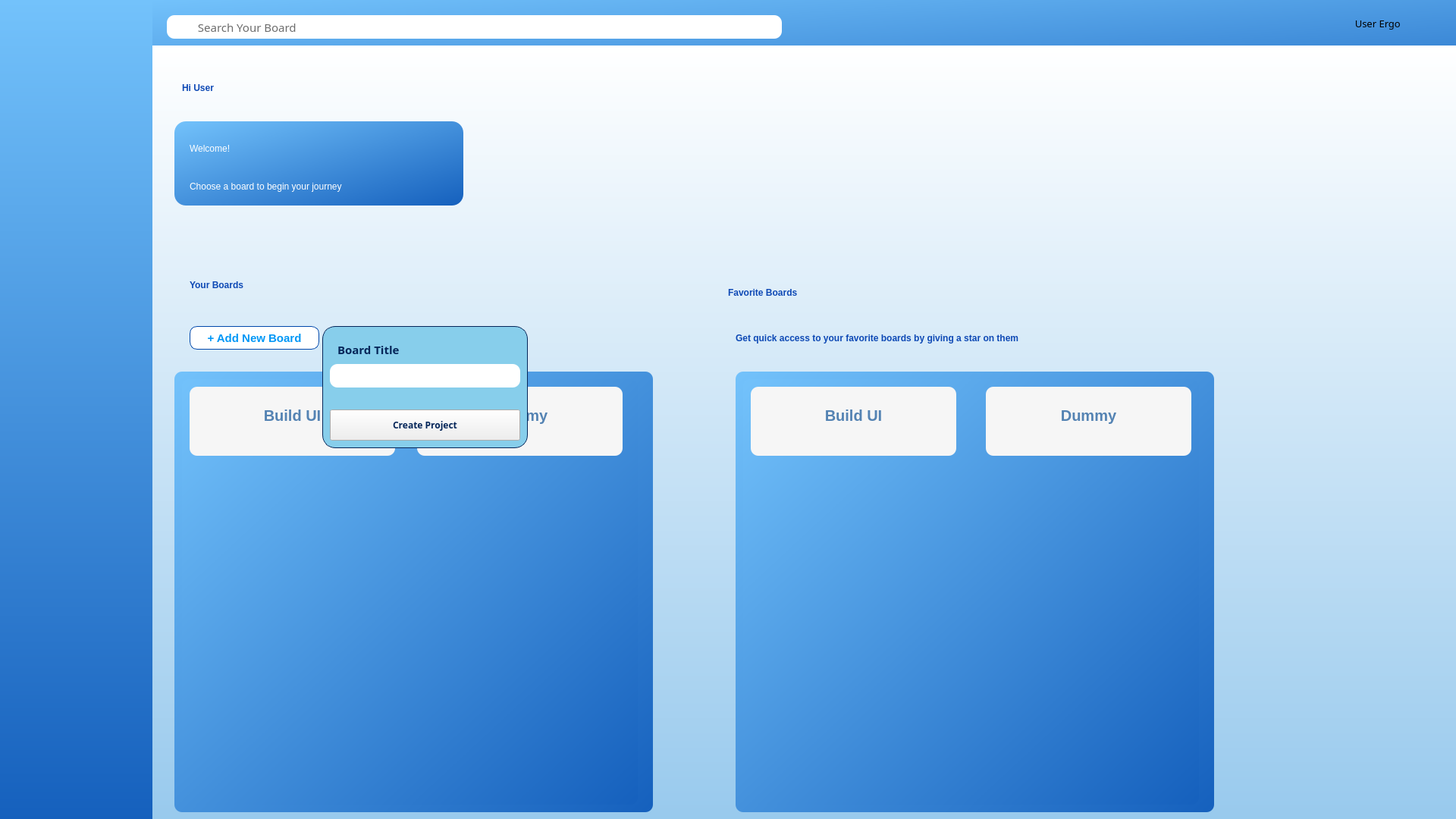
<?xml version="1.0" encoding="UTF-8"?>
<ui version="4.0">
 <class>Ergo</class>
 <widget class="QWidget" name="Ergo">
  <property name="geometry">
   <rect>
    <x>0</x>
    <y>0</y>
    <width>1920</width>
    <height>1080</height>
   </rect>
  </property>
  <property name="windowTitle">
   <string>Ergo</string>
  </property>
  <widget class="QWidget" name="Navbar" native="true">
   <property name="geometry">
    <rect>
     <x>0</x>
     <y>0</y>
     <width>201</width>
     <height>1081</height>
    </rect>
   </property>
   <property name="styleSheet">
    <string notr="true">#Navbar{
	background: qlineargradient(x1:0, y1:0, x2:0, y2:1, stop:0 #73c2fb, stop:1 #1560bd);
}</string>
   </property>
   <widget class="QLabel" name="LogoErgo">
    <property name="geometry">
     <rect>
      <x>-15</x>
      <y>20</y>
      <width>221</width>
      <height>211</height>
     </rect>
    </property>
    <property name="styleSheet">
     <string notr="true"/>
    </property>
    <property name="text">
     <string/>
    </property>
    <property name="pixmap">
     <pixmap>../if2250-2024-k03-g04-ergo/img/logoergo.png</pixmap>
    </property>
    <property name="scaledContents">
     <bool>true</bool>
    </property>
   </widget>
  </widget>
  <widget class="QWidget" name="MainSection" native="true">
   <property name="geometry">
    <rect>
     <x>200</x>
     <y>60</y>
     <width>1811</width>
     <height>1031</height>
    </rect>
   </property>
   <property name="styleSheet">
    <string notr="true">#MainSection{
	background: qlineargradient(x1:0, y1:0, x2:0, y2:1, stop:0 #FFFFFF, stop:1 #97C9ED);
}</string>
   </property>
   <widget class="QLabel" name="HiUser">
    <property name="geometry">
     <rect>
      <x>40</x>
      <y>20</y>
      <width>181</width>
      <height>71</height>
     </rect>
    </property>
    <property name="styleSheet">
     <string notr="true">#HiUser{
	font: 45px &quot;Roboto&quot;;
	color: #0E49B5;
	font-weight: bold;
}</string>
    </property>
    <property name="text">
     <string>Hi User</string>
    </property>
   </widget>
   <widget class="QWidget" name="Containerforwords" native="true">
    <property name="geometry">
     <rect>
      <x>30</x>
      <y>100</y>
      <width>381</width>
      <height>111</height>
     </rect>
    </property>
    <property name="styleSheet">
     <string notr="true">#Containerforwords{
	background: qlineargradient(x1:0, y1:0, x2:1, y2:1, stop:0 #73c2fb, stop:1 #1560bd);
	border-radius: 15px;
}</string>
    </property>
    <widget class="QLabel" name="Welcome">
     <property name="geometry">
      <rect>
       <x>20</x>
       <y>20</y>
       <width>171</width>
       <height>31</height>
      </rect>
     </property>
     <property name="styleSheet">
      <string notr="true">#Welcome {
	font: bold 25px &quot;Roboto&quot;;
	color: #FFFFFF;
}</string>
     </property>
     <property name="text">
      <string>Welcome!</string>
     </property>
    </widget>
    <widget class="QLabel" name="ChooseBoard">
     <property name="geometry">
      <rect>
       <x>20</x>
       <y>70</y>
       <width>351</width>
       <height>31</height>
      </rect>
     </property>
     <property name="styleSheet">
      <string notr="true">#ChooseBoard {
	font: bold 18px &quot;Roboto&quot;;
	color: #FFFFFF
}</string>
     </property>
     <property name="text">
      <string>Choose a board to begin your journey</string>
     </property>
    </widget>
   </widget>
   <widget class="QLabel" name="YourBoard">
    <property name="geometry">
     <rect>
      <x>50</x>
      <y>290</y>
      <width>291</width>
      <height>51</height>
     </rect>
    </property>
    <property name="styleSheet">
     <string notr="true">#YourBoard{
	font: 40px &quot;Roboto&quot;;
	color: #0E49B5;
	font-weight: bold;
}</string>
    </property>
    <property name="text">
     <string>Your Boards</string>
    </property>
   </widget>
   <widget class="QPushButton" name="AddBoardButton">
    <property name="geometry">
     <rect>
      <x>50</x>
      <y>370</y>
      <width>171</width>
      <height>31</height>
     </rect>
    </property>
    <property name="styleSheet">
     <string notr="true">#AddBoardButton{
	border : 1px solid #0047ab;
	background-color: #FFFFFF;
	border-radius: 10px;
	font-family: &quot;Roboto&quot;;
    font-size: 15px;
    font-weight: bold;
    color: #0197F6;
}</string>
    </property>
    <property name="text">
     <string>+ Add New Board</string>
    </property>
   </widget>
   <widget class="QWidget" name="widget" native="true">
    <property name="geometry">
     <rect>
      <x>30</x>
      <y>430</y>
      <width>631</width>
      <height>581</height>
     </rect>
    </property>
    <property name="styleSheet">
     <string notr="true">#widget{
	background: qlineargradient(x1:0, y1:0, x2:1, y2:1, stop:0 #73c2fb, stop:1 #1560bd);
	border-radius : 10px;
}</string>
    </property>
    <widget class="QScrollArea" name="ContainerForBoards">
     <property name="geometry">
      <rect>
       <x>10</x>
       <y>10</y>
       <width>601</width>
       <height>561</height>
      </rect>
     </property>
     <property name="styleSheet">
      <string notr="true">#ContainerForBoards, QScrollArea QWidget{
    border-radius: 10px;
 	background: qlineargradient(x1:0, y1:0, x2:1, y2:1, stop:0 #73c2fb, stop:1 #1560bd);
}</string>
     </property>
     <property name="widgetResizable">
      <bool>true</bool>
     </property>
     <widget class="QWidget" name="scrollAreaWidgetContents">
      <property name="geometry">
       <rect>
        <x>0</x>
        <y>0</y>
        <width>601</width>
        <height>561</height>
       </rect>
      </property>
      <widget class="QPushButton" name="Board1">
       <property name="geometry">
        <rect>
         <x>10</x>
         <y>10</y>
         <width>271</width>
         <height>91</height>
        </rect>
       </property>
       <property name="styleSheet">
        <string notr="true">#Board1{
	background-color: #F6F6F6;
	border-radius: 10px;
	font-family: &quot;Roboto&quot;;
    font-size: 20px;
    font-weight: bold;
	padding-bottom:15 px;
   color: #5483B3;
}</string>
       </property>
       <property name="text">
        <string>Build UI</string>
       </property>
      </widget>
      <widget class="QPushButton" name="Board2">
       <property name="geometry">
        <rect>
         <x>310</x>
         <y>10</y>
         <width>271</width>
         <height>91</height>
        </rect>
       </property>
       <property name="styleSheet">
        <string notr="true">#Board2{
	background-color: #F6F6F6;
	border-radius: 10px;
	font-family: &quot;Roboto&quot;;
    font-size: 20px;
    font-weight: bold;
	padding-bottom:15 px;
   color: #5483B3;
}</string>
       </property>
       <property name="text">
        <string>Dummy</string>
       </property>
      </widget>
     </widget>
    </widget>
   </widget>
   <widget class="QWidget" name="AddingBoard" native="true">
    <property name="geometry">
     <rect>
      <x>225</x>
      <y>370</y>
      <width>271</width>
      <height>161</height>
     </rect>
    </property>
    <property name="styleSheet">
     <string notr="true">#AddingBoard{
	border: 0.5px solid #052659;
	background-color: #87ceeb;
	border-radius: 17px;
}</string>
    </property>
    <widget class="QLabel" name="BoardTitle">
     <property name="geometry">
      <rect>
       <x>20</x>
       <y>20</y>
       <width>101</width>
       <height>21</height>
      </rect>
     </property>
     <property name="styleSheet">
      <string notr="true">#BoardTitle{
	font-family: Rubik;
    font-size: 15px;
    font-weight: bold;
   color: #052659;
}</string>
     </property>
     <property name="text">
      <string>Board Title</string>
     </property>
    </widget>
    <widget class="QLineEdit" name="inputBoardtitle">
     <property name="geometry">
      <rect>
       <x>10</x>
       <y>50</y>
       <width>251</width>
       <height>31</height>
      </rect>
     </property>
     <property name="styleSheet">
      <string notr="true">#inputBoardtitle{
	border-radius : 10px;
}</string>
     </property>
    </widget>
    <widget class="QPushButton" name="CreateBoard">
     <property name="geometry">
      <rect>
       <x>10</x>
       <y>110</y>
       <width>251</width>
       <height>41</height>
      </rect>
     </property>
     <property name="styleSheet">
      <string notr="true">#CreateBoard{
	font-family: Rubik;
    font-size: 12px;
    font-weight: bold;
   color: #052659;
}</string>
     </property>
     <property name="text">
      <string>Create Project</string>
     </property>
    </widget>
   </widget>
   <widget class="QLabel" name="FavoriteBoard">
    <property name="geometry">
     <rect>
      <x>760</x>
      <y>300</y>
      <width>351</width>
      <height>51</height>
     </rect>
    </property>
    <property name="styleSheet">
     <string notr="true">#FavoriteBoard{
	font: 40px &quot;Roboto&quot;;
	color: #0E49B5;
	font-weight: bold;
}</string>
    </property>
    <property name="text">
     <string>Favorite Boards</string>
    </property>
   </widget>
   <widget class="QLabel" name="QuickAccess">
    <property name="geometry">
     <rect>
      <x>770</x>
      <y>370</y>
      <width>661</width>
      <height>31</height>
     </rect>
    </property>
    <property name="styleSheet">
     <string notr="true">#QuickAccess
{
	font: 20px &quot;Roboto&quot;;
	color: #0E49B5;
	font-weight: bold;
}</string>
    </property>
    <property name="text">
     <string>Get quick access to your favorite boards by giving a star on them</string>
    </property>
   </widget>
   <widget class="QWidget" name="widget_2" native="true">
    <property name="geometry">
     <rect>
      <x>770</x>
      <y>430</y>
      <width>631</width>
      <height>581</height>
     </rect>
    </property>
    <property name="styleSheet">
     <string notr="true">#widget_2
{
	background: qlineargradient(x1:0, y1:0, x2:1, y2:1, stop:0 #73c2fb, stop:1 #1560bd);
	border-radius : 10px;
}</string>
    </property>
    <widget class="QScrollArea" name="ContainerForBoards_2">
     <property name="geometry">
      <rect>
       <x>10</x>
       <y>10</y>
       <width>601</width>
       <height>561</height>
      </rect>
     </property>
     <property name="styleSheet">
      <string notr="true">#ContainerForBoards_2, QScrollArea QWidget{
    border-radius: 10px;
 	background: qlineargradient(x1:0, y1:0, x2:1, y2:1, stop:0 #73c2fb, stop:1 #1560bd);
}</string>
     </property>
     <property name="widgetResizable">
      <bool>true</bool>
     </property>
     <widget class="QWidget" name="scrollAreaWidgetContents_2">
      <property name="geometry">
       <rect>
        <x>0</x>
        <y>0</y>
        <width>601</width>
        <height>561</height>
       </rect>
      </property>
      <widget class="QPushButton" name="Favboard1">
       <property name="geometry">
        <rect>
         <x>10</x>
         <y>10</y>
         <width>271</width>
         <height>91</height>
        </rect>
       </property>
       <property name="styleSheet">
        <string notr="true">#Favboard1{
	background-color: #F6F6F6;
	border-radius: 10px;
	font-family: &quot;Roboto&quot;;
    font-size: 20px;
    font-weight: bold;
	padding-bottom:15 px;
   color: #5483B3;
}</string>
       </property>
       <property name="text">
        <string>Build UI</string>
       </property>
      </widget>
      <widget class="QPushButton" name="Favboard2">
       <property name="geometry">
        <rect>
         <x>320</x>
         <y>10</y>
         <width>271</width>
         <height>91</height>
        </rect>
       </property>
       <property name="styleSheet">
        <string notr="true">#Favboard2{
	background-color: #F6F6F6;
	border-radius: 10px;
	font-family: &quot;Roboto&quot;;
    font-size: 20px;
    font-weight: bold;
	padding-bottom:15 px;
   color: #5483B3;
}</string>
       </property>
       <property name="text">
        <string>Dummy</string>
       </property>
      </widget>
     </widget>
    </widget>
   </widget>
   <zorder>Containerforwords</zorder>
   <zorder>YourBoard</zorder>
   <zorder>AddBoardButton</zorder>
   <zorder>HiUser</zorder>
   <zorder>widget</zorder>
   <zorder>AddingBoard</zorder>
   <zorder>FavoriteBoard</zorder>
   <zorder>QuickAccess</zorder>
   <zorder>widget_2</zorder>
  </widget>
  <widget class="QWidget" name="Searchbar" native="true">
   <property name="geometry">
    <rect>
     <x>200</x>
     <y>0</y>
     <width>1721</width>
     <height>61</height>
    </rect>
   </property>
   <property name="styleSheet">
    <string notr="true">#Searchbar{
	background: qlineargradient(x1:0, y1:0, x2:2, y2:1, stop:0 #73c2fb, stop:1 #1560bd);
	border : none;
}</string>
   </property>
   <widget class="QLineEdit" name="SearchBoard">
    <property name="geometry">
     <rect>
      <x>20</x>
      <y>20</y>
      <width>811</width>
      <height>31</height>
     </rect>
    </property>
    <property name="styleSheet">
     <string notr="true">#SearchBoard{
	border-radius : 10px;
	font-family : Rubik;
	color : #6C6C6C;
	font-size : 15px;
}</string>
    </property>
    <property name="text">
     <string>          Search Your Board</string>
    </property>
   </widget>
   <widget class="QLabel" name="SmileyFace">
    <property name="geometry">
     <rect>
      <x>1530</x>
      <y>10</y>
      <width>41</width>
      <height>41</height>
     </rect>
    </property>
    <property name="text">
     <string/>
    </property>
    <property name="pixmap">
     <pixmap>../if2250-2024-k03-g04-ergo/img/smileyface.png</pixmap>
    </property>
    <property name="scaledContents">
     <bool>true</bool>
    </property>
   </widget>
   <widget class="QLabel" name="UserErgo">
    <property name="geometry">
     <rect>
      <x>1580</x>
      <y>20</y>
      <width>71</width>
      <height>21</height>
     </rect>
    </property>
    <property name="styleSheet">
     <string notr="true">#UserErgo{
	font-family : Rubik;
	font-size : 13px;
}</string>
    </property>
    <property name="text">
     <string>  User Ergo</string>
    </property>
   </widget>
   <widget class="QPushButton" name="SearchButton">
    <property name="geometry">
     <rect>
      <x>830</x>
      <y>20</y>
      <width>41</width>
      <height>31</height>
     </rect>
    </property>
    <property name="styleSheet">
     <string notr="true">#SearchButton{
	border : none;
}</string>
    </property>
    <property name="text">
     <string/>
    </property>
    <property name="icon">
     <iconset>
      <normaloff>../if2250-2024-k03-g04-ergo/img/search.png</normaloff>../if2250-2024-k03-g04-ergo/img/search.png</iconset>
    </property>
   </widget>
  </widget>
  <zorder>Searchbar</zorder>
  <zorder>MainSection</zorder>
  <zorder>Navbar</zorder>
 </widget>
 <resources/>
 <connections/>
</ui>
